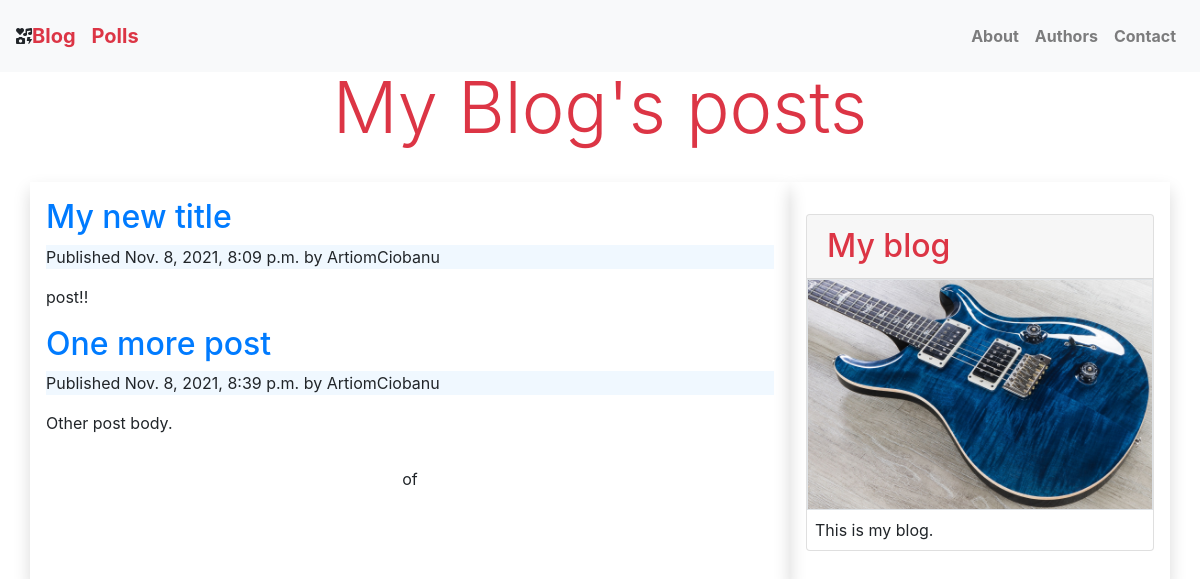
Page /blog/ on the earlier database version.
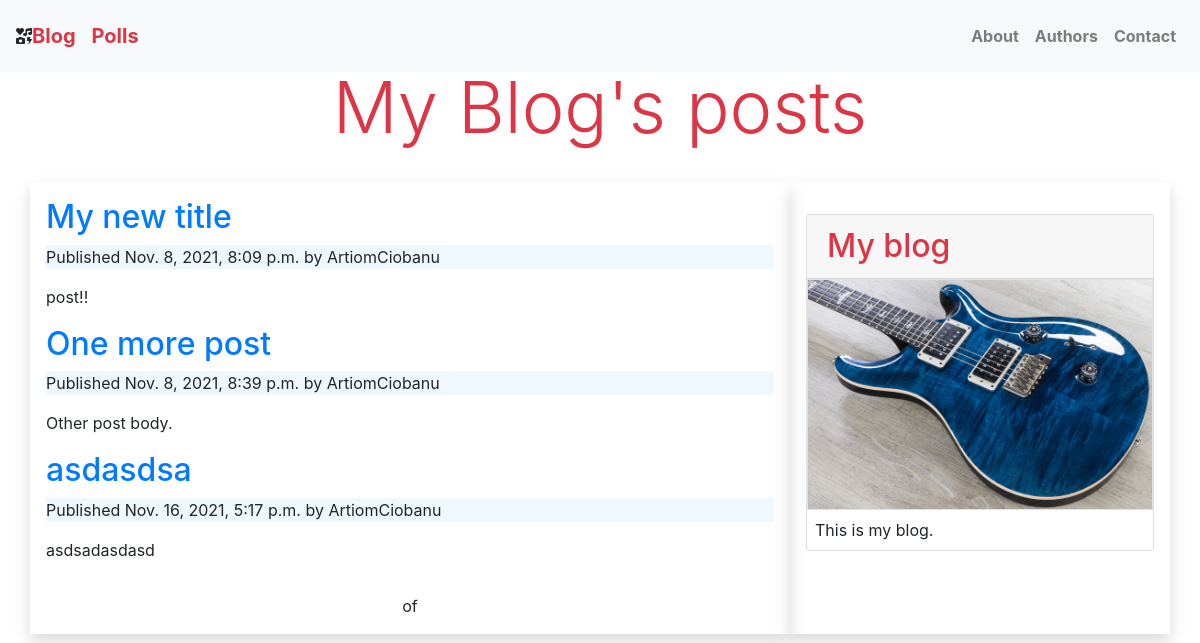
Same page on the later database version.
### blog/models.py (models this page shows)
class Post(models.Model):
    STATUS_CHOICES = (
        ('draft', 'Draft'),
        ('published', 'Published'),
    )
    title = models.CharField(max_length=250)
    slug = models.SlugField(max_length=250, unique_for_date='publish')
    author = models.ForeignKey(User, on_delete=models.CASCADE, related_name='blog_posts')
    body = models.TextField()
    publish = models.DateTimeField(default=timezone.now)
    created = models.DateTimeField(auto_now_add=True)
    updated = models.DateTimeField(auto_now=True)
    status = models.CharField(max_length=10, choices=STATUS_CHOICES, default='draft')
    def get_absolute_url(self):
        return reverse('blog:post_detail', args=[self.publish.year, self.publish.month, self.publish.day, self.slug])

### blog/views.py (the view)
# urls.py: path('', views.PostListView.as_view(), name='post_list'),
class PostListView(ListView):
    queryset = Post.objects.all()
    context_object_name = 'posts'
    paginate_by = 3
    template_name = 'blog/post/list.html'

### blog/templates/blog/post/list.html (shortened to what this page needs)
{% extends "../base.html" %}
{% block content %}
    {% for post in posts %}
        <h2><a href="{{ post.get_absolute_url }}">{{ post.title }}</a></h2>
        <p class="publish-date">Published {{ post.publish }} by {{ post.author }}</p>
        {{ post.body|truncatewords:30|linebreaks }}
    {% endfor %}
    {% include "../pagination.html" with page=post_obj %}
{% endblock %}

Differences in the rows shown:
added Post: title "asdasdsa", publish "Nov. 16, 2021, 5:17 p.m.", author "ArtiomCiobanu", body "asdsadasdasd"
